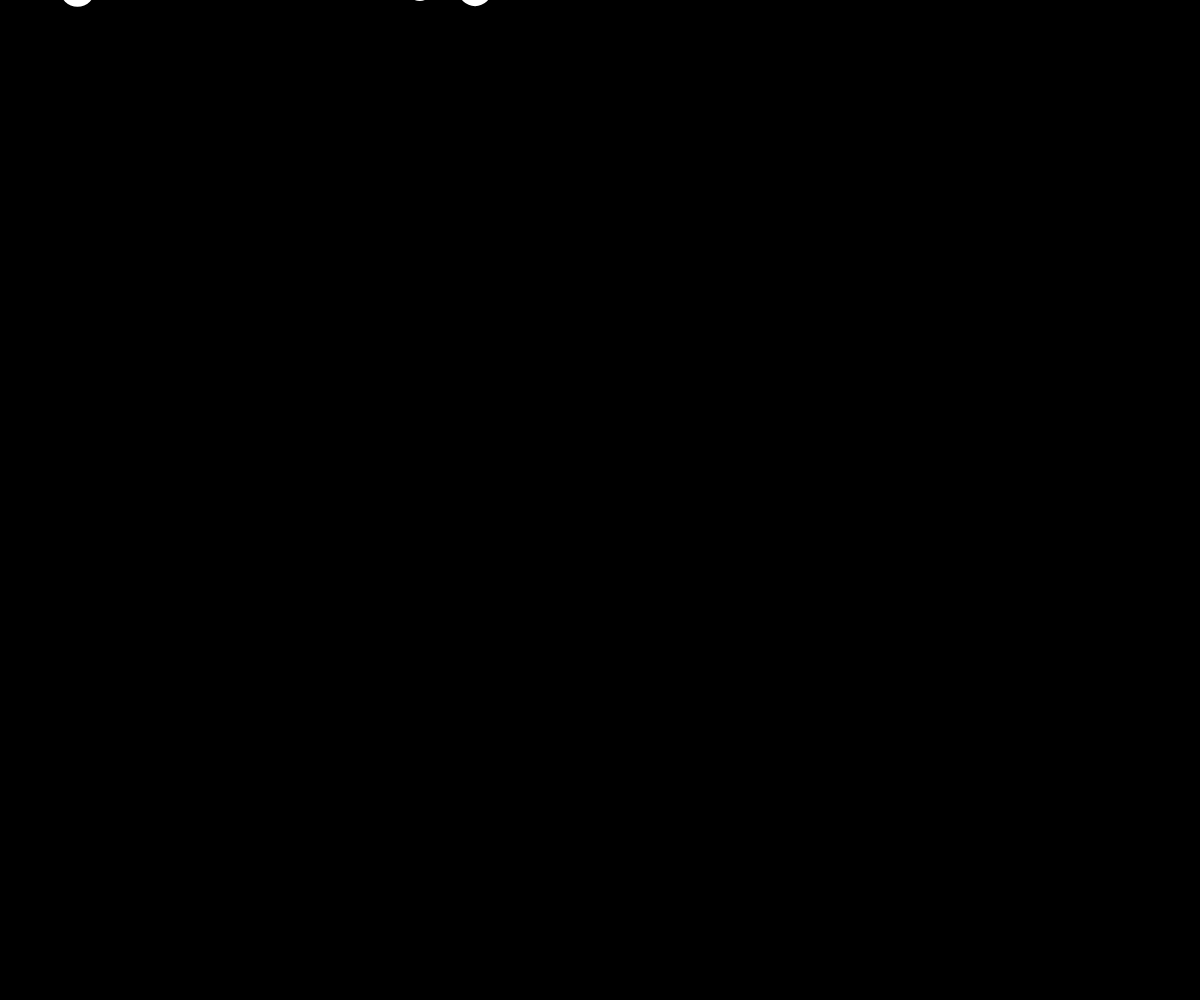
Frame 1 (no input)
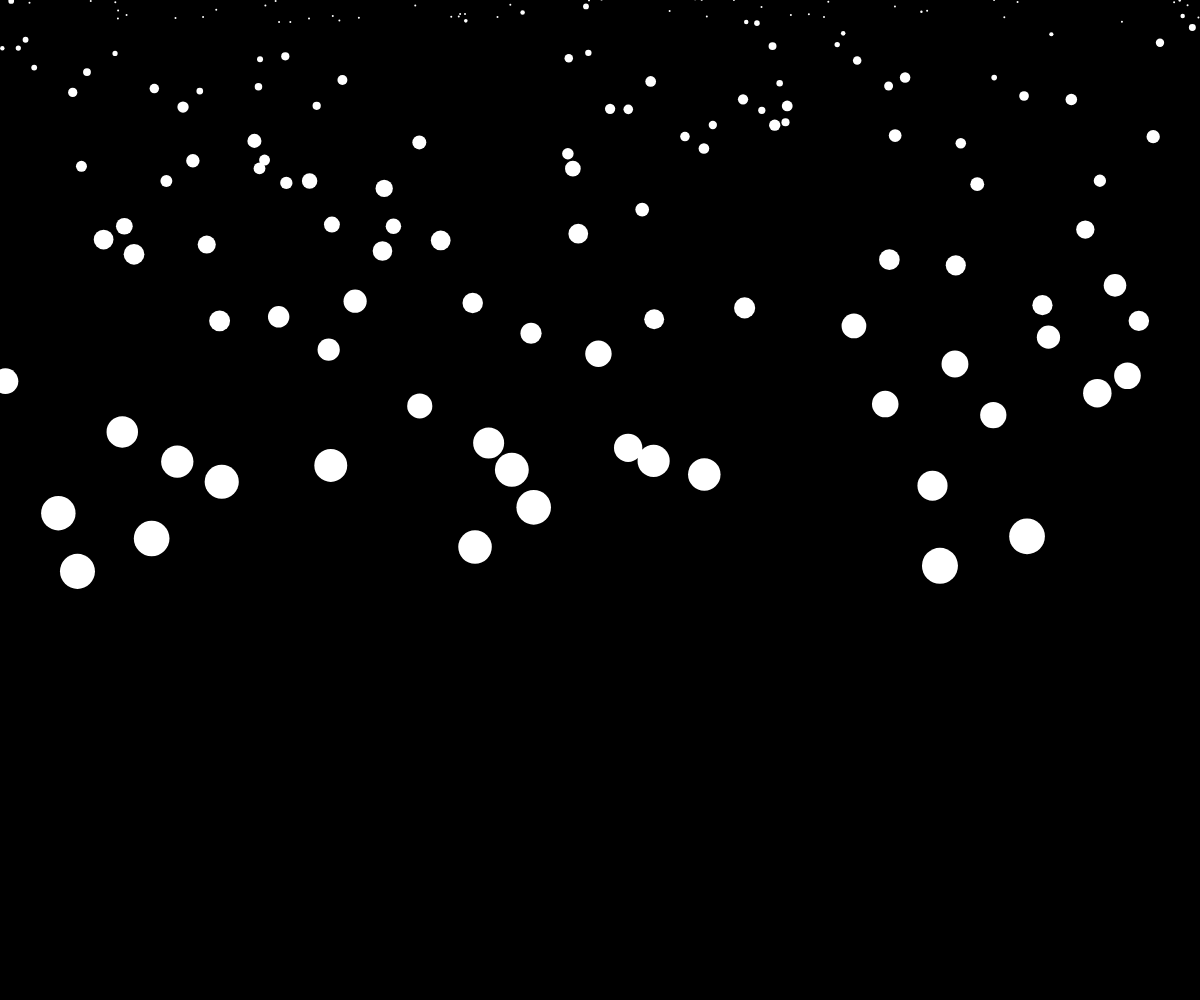
Frame 60 (no input)
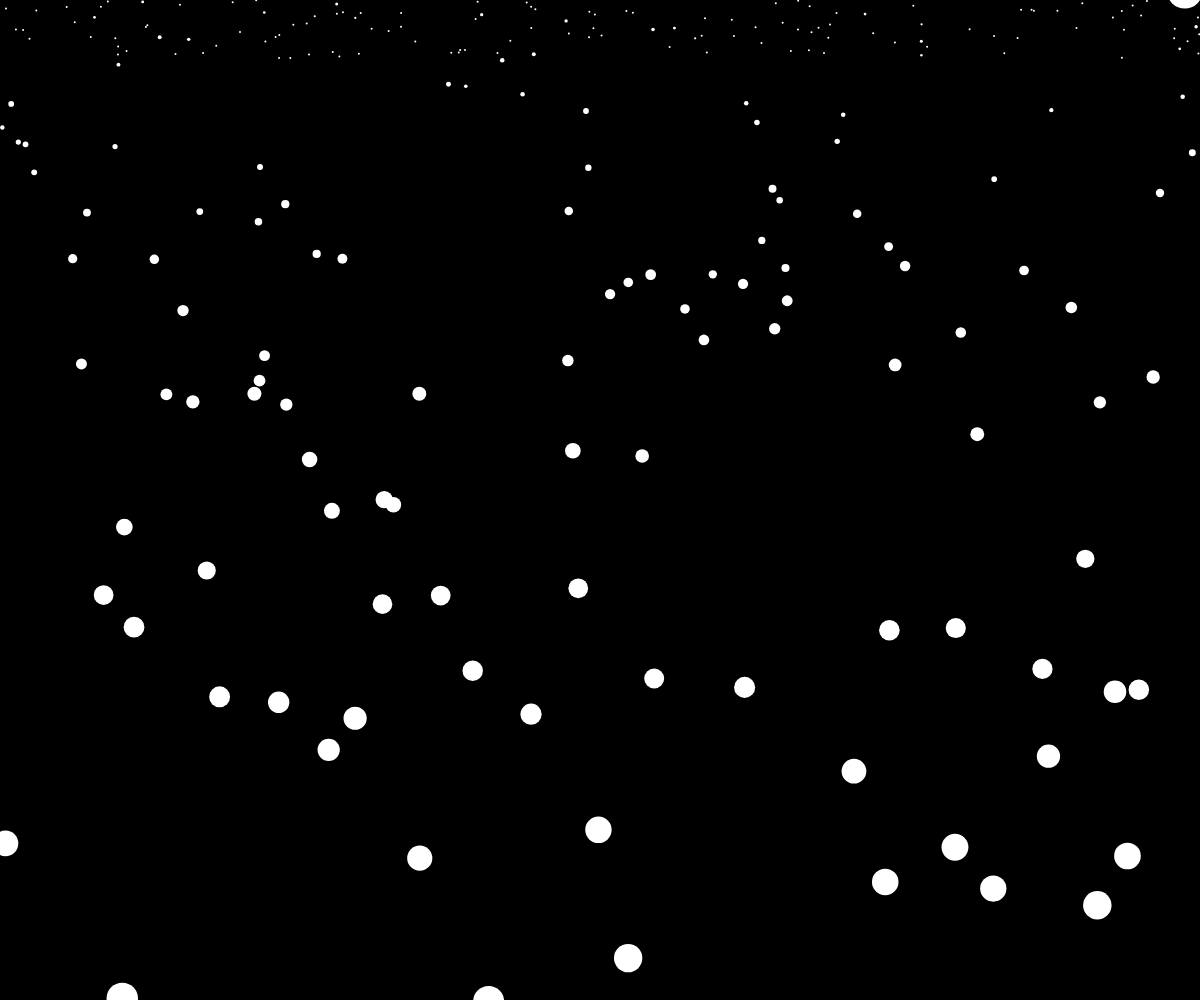
Frame 120 (the mouse pressed at the canvas centre since frame 60)

The p5.js sketch that drew these frames (run headless with seeded random() and noise() and a simulated clock; from frame 60 on, the mouse is pressed at the canvas centre):

// p5.js sketch
// ── sketch.js
let snow = [];
let gravity;

function setup() {
  createCanvas(windowWidth, windowHeight);
  gravity = createVector(0, 0.03);
  for (let i = 0; i < 300; i++) {
    snow.push(new Snowflake());
  }
}

function draw() {
  background(0);

  for (flake of snow) {
    flake.applyForce(gravity);
    flake.update();
    flake.render();
  }
}

// ── Snowflake.js
function getRandomSize() {
  let r = pow(random(1), 5);
  return constrain(r * 36, 2, 36);
}

class Snowflake {
  constructor() {
    this.randomize();
  }

  applyForce(force) {
    let f = force.copy();
    f.mult(this.r);
    this.acc.add(f);
  }

  update() {
    this.vel.add(this.acc);
    this.vel.limit(this.r * 0.3);

    if (this.vel.mag() < 1) {
      this.vel.mag;
    }

    this.pos.add(this.vel);
    this.acc.mult(0);
    if (this.pos.y > height + this.r) {
      this.randomize();
    }
  }

  randomize() {
    let x = random(width);
    let y = random(-100, -10);
    this.pos = createVector(x, y);
    this.vel = createVector();
    this.acc = createVector();
    this.r = getRandomSize();
  }

  render() {
    stroke(255);
    strokeWeight(this.r);
    point(this.pos.x, this.pos.y);
  }
}
